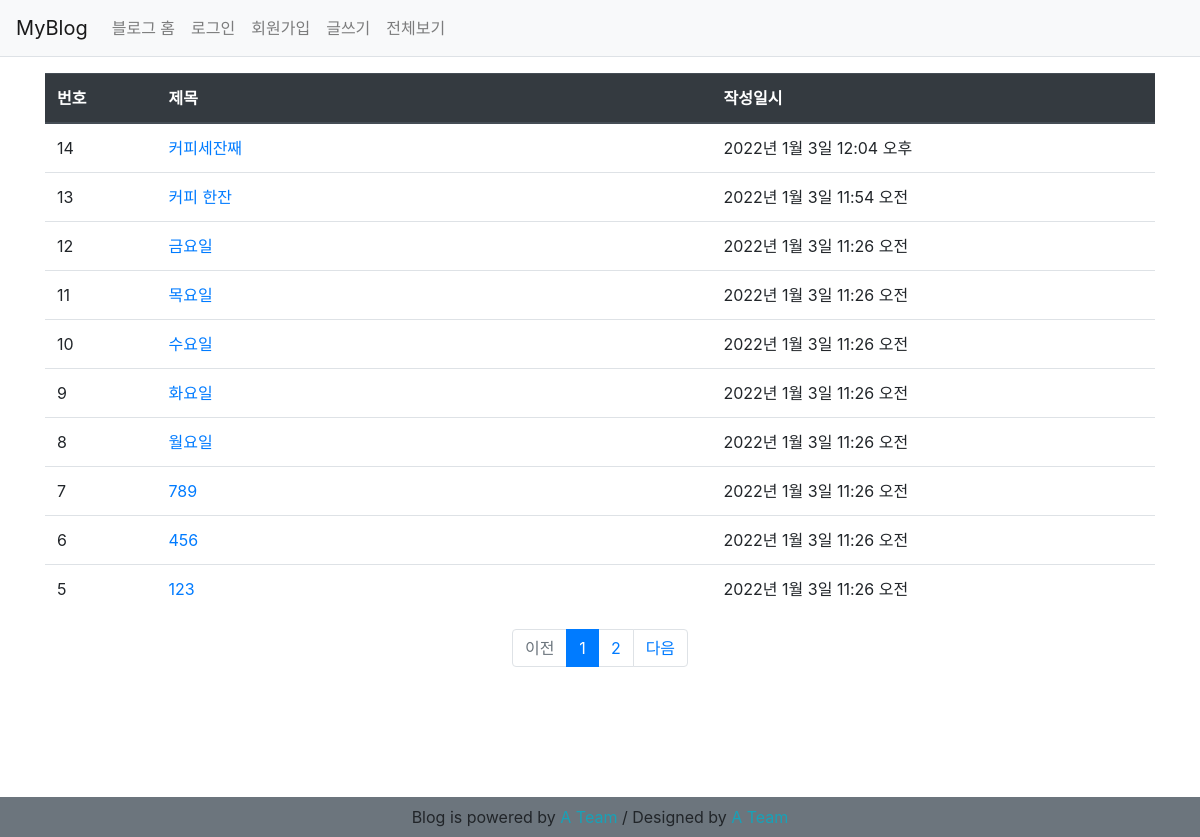
Screenshot of /blog/post/list with the database file from the repository.
### blog/models.py (models this page shows, shortened)
class Post(models.Model):
    title = models.CharField(max_length=100)    # 포스트 제목
    content = models.TextField()    # 내용
    pub_date = models.DateTimeField()   # 작성일
    modify_date = models.DateTimeField(null=True, blank=True)   # 수정일
    photo = models.ImageField(upload_to='blog/images/%Y/%m/%d/',
                              null=True, blank=True)

### blog/views.py (the view)
# urls.py: path('post/list', views.post_list, name='post_list'),
def post_list(request):
    page = request.GET.get('page', 1)
    post_list = Post.objects.order_by('-pub_date')
    paginator = Paginator(post_list, 10)
    page_obj = paginator.get_page(page)
    context = {'post_list': page_obj, 'page':page}
    return render(request, 'blog/post_list.html', context)

### blog/templatetags/board_filter.py (called while the page is built)
@register.filter
def sub(value, arg):    # 기존값(value)에서 arg를 빼서 반환함
    return value - arg

### templates/blog/post_list.html
{% extends 'base.html' %}
{% load board_filter %}
{% block content %}
<section>
    <div class="container my-3">
        <table class="table">
            <thead class="thead-dark">
                <tr>
                    <th>번호</th>
                    <th style="width:50%">제목</th>
                    <th>작성일시</th>
                </tr>
            </thead>
            <tbody>
                {% if post_list %}
                {% for post in post_list %}
                <tr>
                    <td>{{ post_list.paginator.count|sub:post_list.start_index|sub:forloop.counter0|add:1 }}</td>
                    <td> <a href="{% url 'blog:detail' post.id %}">{{ post.title }}</a></td>
                    <td>{{ post.pub_date }}</td>
                </tr>
                {% endfor %}
                {% else %}
                <tr>
                    <td colspan="3"> 포스트가 없습니다. </td>
                </tr>
                {% endif %}
            </tbody>
        </table>
            <ul class="pagination justify-content-center">
                {% if post_list.has_previous %}
                <li class="page-item">
                    <a class="page-link" href="?page={{ post_list.previous_page_number }}">이전</a>
                </li>
                {% else %}
                <li class ="page-item disabled">
                    <a class="page-link" tabindex ="-1" aria-disabled="true" href ="#">
                        이전
                    </a>
                </li>
                {% endif %}
                {% for page_number in post_list.paginator.page_range %}
                    {% if page_number == post_list.number %}
                    <li class ="page-item active">
                        <a class="page-link" href="#" data-page="{{ page_number }}">{{ page_number }}</a>
                    </li>
                    {% else %}
                    <li class ="page-item">
                        <a class="page-link" href="?page={{ page_number }}">{{ page_number }}</a>
                    </li>
                    {% endif %}
                {% endfor %}
                {% if post_list.has_next %}
                <li class="page-item">
                    <a class="page-link" href="?page={{ post_list.next_page_number }}">다음</a>
                </li>
                {% else %}
                <li calss="page-item disabled">
                    <a class="page-link" tabindex="-1" aria-disabled="ture" href="#">
                        다음
                    </a>
                </li>
                {% endif %}
            </ul>
    </div>
</section>
{% endblock %}

### templates/base.html (shortened to what this page needs)
{% load static %}
<!DOCTYPE html>
<html lang="ko">
<head>
    <link rel="stylesheet" href="{% static 'blog/css/bootstrap.css' %}">
    <link rel="stylesheet" href="{% static 'blog/css/style.css' %}">
</head>
<body>
{% include 'navbar.html' %}
{% block content %}
{% endblock %}
{% include 'footer.html' %}
</body>
</html>

### templates/navbar.html (shortened to what this page needs)
<nav class="navbar navbar-expand-lg navbar-light bg-light border-bottom">
    <a class="navbar-brand" href="{% url 'blog:index' %}">MyBlog</a>
    <div class="collapse navbar-collapse flex-grow-0" id="navbarNav">
        <ul class="navbar-nav">
            <li class="nav-item">
                <a class="nav-link" href="{% url 'blog:index' %}">블로그 홈</a>
            </li>
            <li class="nav-item">
                {% if user.is_authenticated %}
                <a class="nav-link" href="{% url 'common:logout' %}">{{ user.username }} (로그아웃)</a>
                {% else %}
                <a class="nav-link" href="{% url 'common:login' %}">로그인</a>
                {% endif %}
            </li>
            <li class="nav-item">
                <a class="nav-link" href="{% url 'common:signup' %}">회원가입</a>
            </li>
            <li class="nav-item">
                <a class="nav-link" href="{% url 'blog:post_create' %}">글쓰기</a>
            </li>
            <li class="nav-item">
                <a class="nav-link" href="{% url 'blog:post_list' %}">전체보기</a>
            </li>
        </ul>
    </div>
</nav>

### templates/footer.html
<footer class="mt-4 p-2 bg-secondary">
    <div class="container">
        <div class="text-center">
            Blog is powered by <span class="text-info">A Team</span> / Designed by <span class="text-info">A Team</span>
        </div>
    </div>
</footer>

### static/blog/css/style.css (style rules this page uses)
section { height: 700px; }

### rows the page displays
Post: paginator.count|sub "14", title "커피세잔째", pub_date "2022년 1월 3일 12:04 오후"
Post: paginator.count|sub "13", title "커피 한잔", pub_date "2022년 1월 3일 11:54 오전"
Post: paginator.count|sub "12", title "금요일", pub_date "2022년 1월 3일 11:26 오전"
Post: paginator.count|sub "11", title "목요일", pub_date "2022년 1월 3일 11:26 오전"
Post: paginator.count|sub "10", title "수요일", pub_date "2022년 1월 3일 11:26 오전"
Post: paginator.count|sub "9", title "화요일", pub_date "2022년 1월 3일 11:26 오전"
Post: paginator.count|sub "8", title "월요일", pub_date "2022년 1월 3일 11:26 오전"
Post: paginator.count|sub "7", title "789", pub_date "2022년 1월 3일 11:26 오전"
Post: paginator.count|sub "6", title "456", pub_date "2022년 1월 3일 11:26 오전"
Post: paginator.count|sub "5", title "123", pub_date "2022년 1월 3일 11:26 오전"

### other values shown
{{ page_number }} "1"
{{ page_number }} "2"
